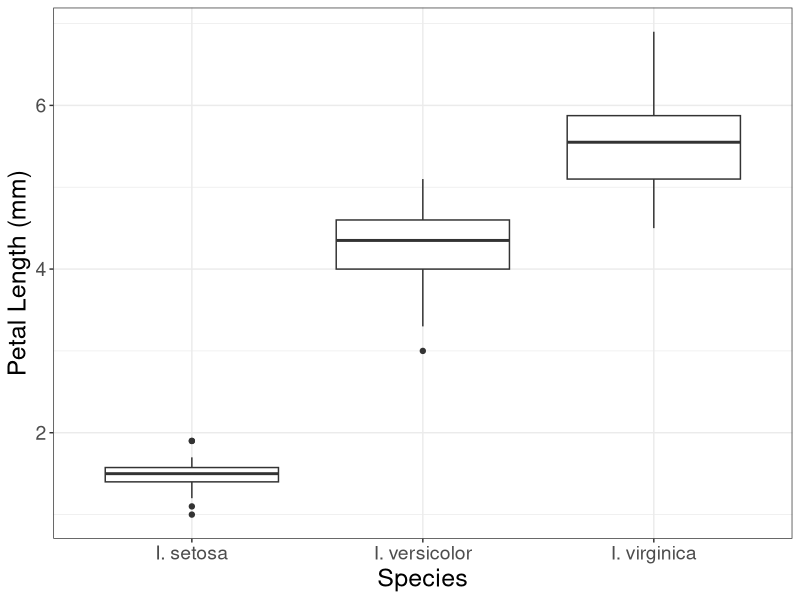
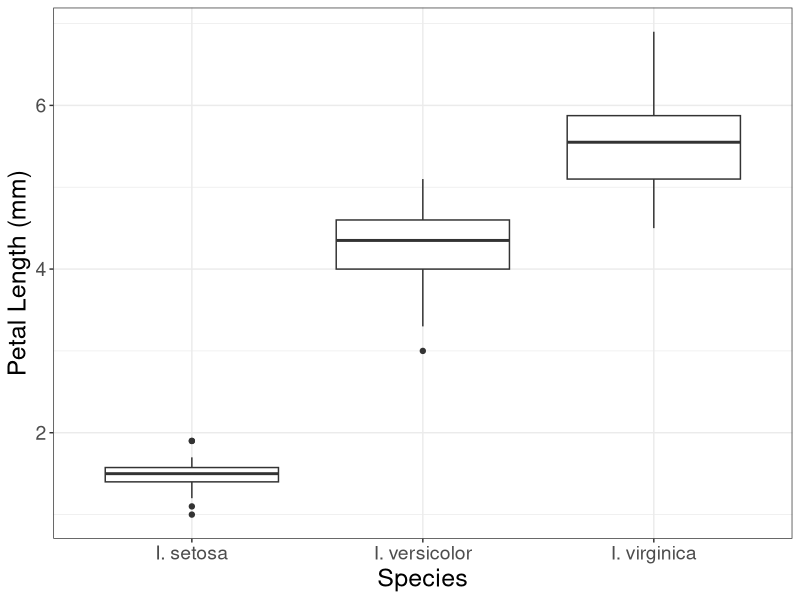

R code for these plots, in order:
# Boxplot on iris
# Jeff Oliver
# jcoliver@arizona.edu
# 2021-10-15

library(ggplot2)
library(dplyr)

iris_summary <- iris %>%
  group_by(Species) %>%
  summarize(pl_mean = mean(Petal.Length),
            pl_se = sd(Petal.Length)/sqrt(n()))
iris_summary

iris_box <- ggplot(data = iris,
                   mapping = aes(x = Species, y = Petal.Length)) +
  geom_boxplot() +
  scale_x_discrete(labels = c("setosa" = "I. setosa",
                              "versicolor" = "I. versicolor",
                              "virginica" = "I. virginica")) +
  theme_bw() +
  ylab(label = "Petal Length (mm)") +
  theme(axis.title = element_text(size = 18),
        axis.text = element_text(size = 14))

print(iris_box)
ggsave(filename = "output/boxplot-iris.png", plot = iris_box)
